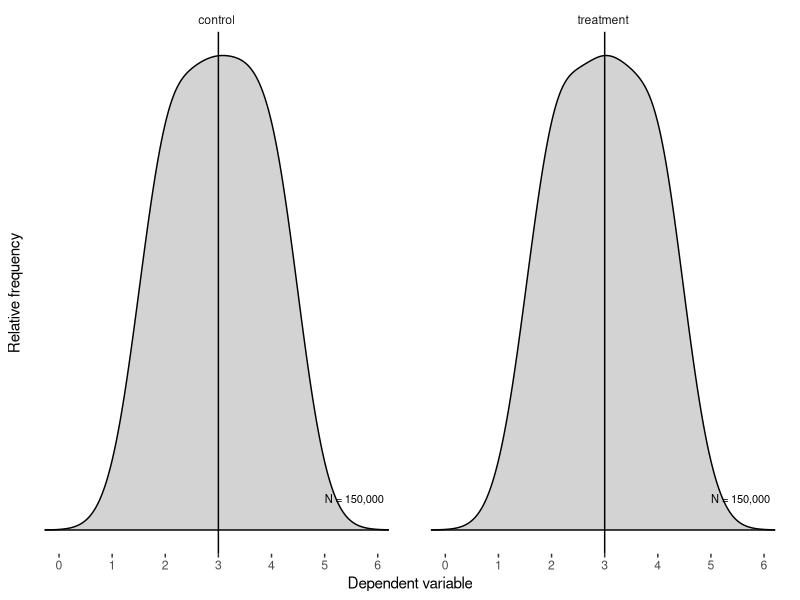
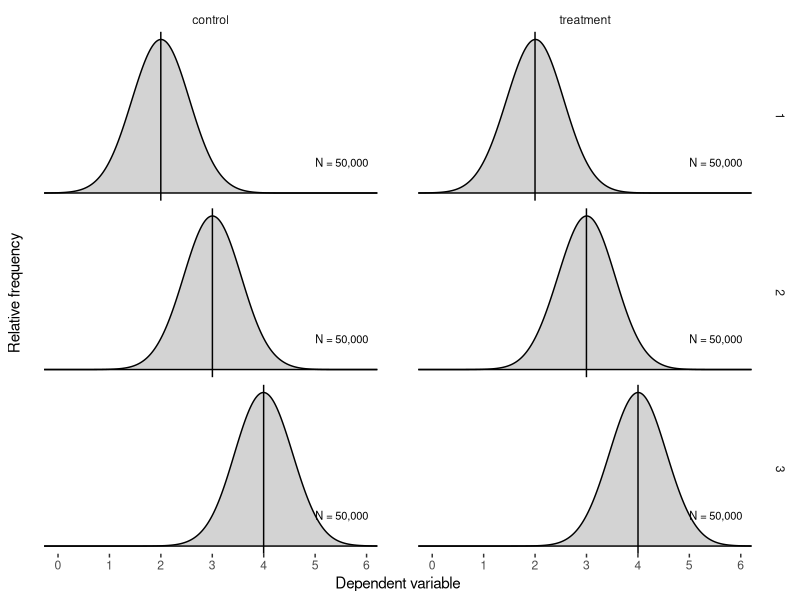
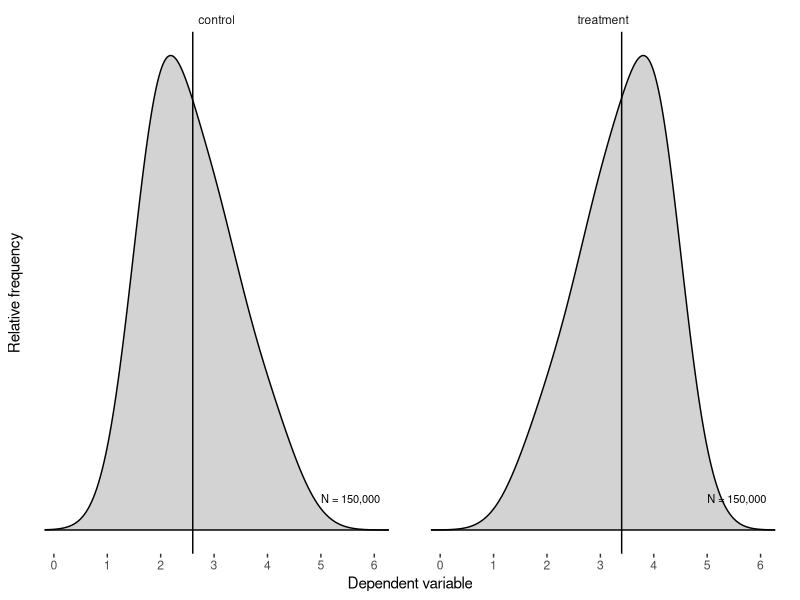
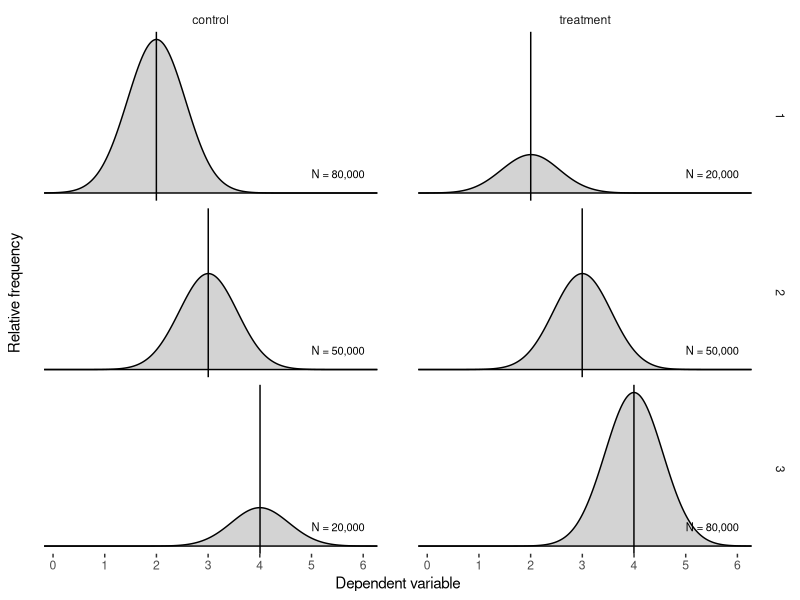
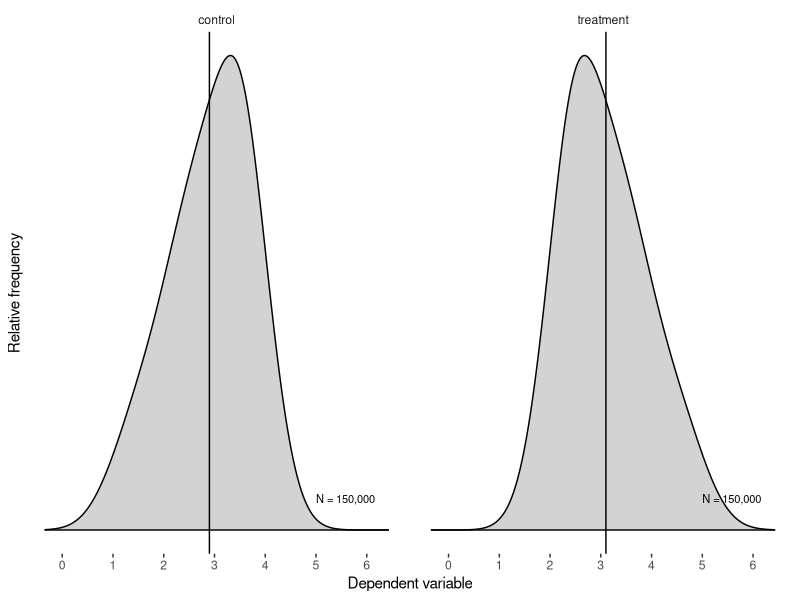
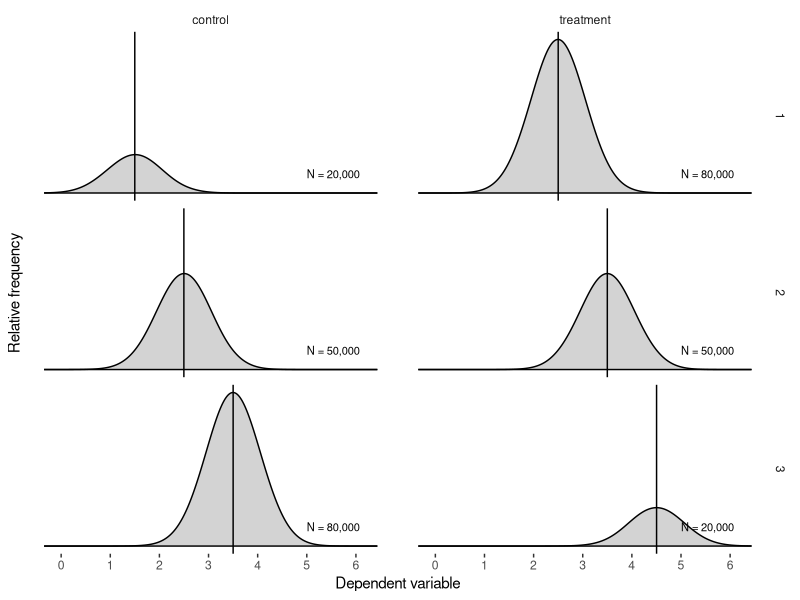

Source code (R) for these figures, in order:
## ---- chunk 1
knitr::opts_chunk$set(
  echo = TRUE,
  warning = F,
  error = F,
  message = F)
## ---- chunk 2
library(tidyverse)
theme_set( ggthemes::theme_tufte(base_family = "sans") )
## ---- chunk 3
set.seed(1)

N <- 1e5
sigma <- 0.5

d <- data.frame(
  independent = c(rep("control", 0.5 * N), rep("treatment", 0.5 * N),
                  rep("control", 0.5 * N), rep("treatment", 0.5 * N),
                  rep("control", 0.5 * N), rep("treatment", 0.5 * N)),
  confounder = c(rep(1, N),
                 rep(2, N),
                 rep(3, N)),
  dependent = c(rnorm(N, 2, sigma),
                rnorm(N, 3, sigma),
                rnorm(N, 4, sigma))
)
## ---- chunk 4
d_bar <- 
  d %>% 
  group_by(independent) %>% 
  summarise(
    count = n(), 
    dependent = mean(dependent)
  )

ggplot(data = d) +

  geom_density(
    mapping = aes(
      x = dependent, 
      y = ..scaled.. * n), 
      fill = "lightgray", 
    outline.type = "both", 
    bw = 0.25) +
  
  geom_vline(
    data = d_bar, 
    mapping = aes(xintercept = dependent)) +
  
  geom_text(
    data = d_bar, 
    mapping = aes(
      x = 5, 
      y = N / 10,
      label = paste0("N = ", format(count, big.mark   = ","))
    ),
    size = 8/.pt, 
    hjust = 0) +
  
  facet_grid( ~ independent) +
  
  scale_x_continuous(breaks = 0:6) +
  
  scale_y_continuous(breaks = NULL) +
  
  labs(x = "Dependent variable", y = "Relative frequency")
## ---- chunk 5
d_bar <- 
  d %>% 
  group_by(confounder, independent) %>% 
  summarise(
    count = n(), 
    dependent = mean(dependent)
  )

ggplot(data = d) +

  geom_density(
    mapping = aes(
      x = dependent, 
      y = ..scaled.. * n), 
      fill = "lightgray", 
    outline.type = "both", 
    bw = 0.25) +
  
  geom_vline(
    data = d_bar, 
    mapping = aes(xintercept = dependent)) +
  
  geom_text(
    data = d_bar, 
    mapping = aes(
      x = 5, 
      y = N / 10,
      label = paste0("N = ", format(count, big.mark   = ","))
    ),
    size = 8/.pt, 
    hjust = 0) +
  
  facet_grid(confounder ~ independent) +
  
  scale_x_continuous(breaks = 0:6) +
  
  scale_y_continuous(breaks = NULL) +
  
  labs(x = "Dependent variable", y = "Relative frequency")
## ---- chunk 6
d <- data.frame(
  independent = c(rep("control", 0.8 * N), rep("treatment", 0.2 * N),
                  rep("control", 0.5 * N), rep("treatment", 0.5 * N),
                  rep("control", 0.2 * N), rep("treatment", 0.8 * N)),
  confounder = c(rep(1, N),
                 rep(2, N),
                 rep(3, N)),
  dependent = c(rnorm(N, 2, sigma), 
                rnorm(N, 3, sigma), 
                rnorm(N, 4, sigma))
)
## ---- chunk 7
d_bar <- 
  
  d %>% 
  
  group_by(independent) %>% 
  
  summarise(
    count = n(), 
    dependent = mean(dependent)
  )

ggplot(data = d) +
  geom_density(
    mapping = aes(
      x = dependent, 
      y = ..scaled.. * n), 
    fill = "lightgray", 
    outline.type = "both", 
    bw = 0.25
  ) +
  
  geom_vline(
    data = d_bar, 
    mapping = aes(xintercept = dependent)
  ) +
  
  geom_text(
    data = d_bar, 
    mapping = aes(
      x = 5, 
      y = N / 10,
      label = paste0("N = ", format(count, big.mark   = ","))
    ),
    size = 8/.pt, 
    hjust = 0
  ) +
  
  facet_grid( ~ independent) +
  
  scale_x_continuous(breaks = 0:6) +
  
  scale_y_continuous(breaks = NULL) +
  
  labs(x = "Dependent variable", y = "Relative frequency")
## ---- chunk 8
d_bar <- 
  
  d %>% 
  
  group_by(confounder, independent) %>% 
  
  summarise(
    count = n(), 
    dependent = mean(dependent)
  )

ggplot(data = d) +
  geom_density(
    mapping = aes(
      x = dependent, 
      y = ..scaled.. * n), 
    fill = "lightgray", 
    outline.type = "both", 
    bw = 0.25
  ) +
  
  geom_vline(
    data = d_bar, 
    mapping = aes(xintercept = dependent)
  ) +
  
  geom_text(
    data = d_bar, 
    mapping = aes(
      x = 5, 
      y = N / 10,
      label = paste0("N = ", format(count, big.mark   = ","))
    ),
    size = 8/.pt, 
    hjust = 0
  ) +
  
  facet_grid(confounder ~ independent) +
  
  scale_x_continuous(breaks = 0:6) +
  
  scale_y_continuous(breaks = NULL) +
  
  labs(x = "Dependent variable", y = "Relative frequency")
## ---- chunk 9
d <- data.frame(
  independent = c(rep("control", 0.2 * N), rep("treatment", 0.8 * N),
                  rep("control", 0.5 * N), rep("treatment", 0.5 * N),
                  rep("control", 0.8 * N), rep("treatment", 0.2 * N)),
  confounder = c(rep(1, N),
                 rep(2, N),
                 rep(3, N)),
  dependent = c(rnorm(0.2 * N, 1.5, sigma), rnorm(0.8 * N, 2.5, sigma), 
                rnorm(0.5 * N, 2.5, sigma), rnorm(0.5 * N, 3.5, sigma), 
                rnorm(0.8 * N, 3.5, sigma), rnorm(0.2 * N, 4.5, sigma))
)
## ---- chunk 10
d_bar <- 
  
  d %>% 
  
  group_by(independent) %>% 
  
  summarise(
    count = n(), 
    dependent = mean(dependent)
  )

ggplot(data = d) +
  
  geom_density(
    mapping = aes(
      x = dependent, 
      y = ..scaled.. * n), 
    fill = "lightgray", 
    outline.type = "both", 
    bw = 0.25
  ) +
  
  geom_vline(
    data = d_bar, 
    mapping = aes(xintercept = dependent)) +
  
  geom_text(
    data = d_bar, 
    mapping = aes(
      x = 5, 
      y = N / 10,
      label = paste0("N = ", format(count, big.mark   = ","))
    ),
    size = 8/.pt, 
    hjust = 0
  ) +
  
  facet_grid( ~ independent) +
  
  scale_x_continuous(breaks = 0:6) +
  
  scale_y_continuous(breaks = NULL) +
  
  labs(x = "Dependent variable", y = "Relative frequency")
## ---- chunk 11
d_bar <- 
  
  d %>% 
  
  group_by(confounder, independent) %>% 
  
  summarise(
    count = n(), 
    dependent = mean(dependent)
  )

ggplot(data = d) +
  
  geom_density(
    mapping = aes(
      x = dependent, 
      y = ..scaled.. * n), 
    fill = "lightgray", 
    outline.type = "both", 
    bw = 0.25
  ) +
  
  geom_vline(
    data = d_bar, 
    mapping = aes(xintercept = dependent)) +
  
  geom_text(
    data = d_bar, 
    mapping = aes(
      x = 5, 
      y = N / 10,
      label = paste0("N = ", format(count, big.mark   = ","))
    ),
    size = 8/.pt, 
    hjust = 0
  ) +
  
  facet_grid(confounder ~ independent) +
  
  scale_x_continuous(breaks = 0:6) +
  
  scale_y_continuous(breaks = NULL) +
  
  labs(x = "Dependent variable", y = "Relative frequency")
## ---- chunk 12
set.seed(1)
n_0 <- 20
y_0 <- rnorm(n_0, 2.0, 5.0)

n_1 <- 30
y_1 <- rnorm(n_1, 8.0, 5.0)
## ---- chunk 13
mean(y_0)
sd(y_0) / sqrt(n_0)


mean(y_1)
sd(y_1) / sqrt(n_1)
## ---- chunk 14
sim_0 <- data.frame(y_0)
glm_0  <- glm(y_0 ~ 1, data = sim_0)

sim_1 <- data.frame(y_1)
glm_1  <- glm(y_1 ~ 1, data = sim_1)

## ---- chunk 15
diff <- mean(y_1) - mean(y_0)

s_0 <- sd(y_0) / sqrt(n_0)
s_1 <- sd(y_1) / sqrt(n_1)

s <- sqrt(s_0 ^ 2 + s_1 ^ 2)
## ---- chunk 16
y <- c(y_0, y_1)
x <- c(rep(0, n_0), rep(1, n_1))
sim <- data.frame(x, y)

glm_delta <- glm(y ~ 1 + x, data = sim)
